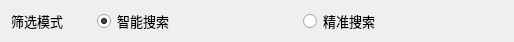
   <widget class="QWidget" name="layoutWidget_13">
    <property name="geometry">
     <rect>
      <x>10</x>
      <y>440</y>
      <width>494</width>
      <height>22</height>
     </rect>
    </property>
    <layout class="QHBoxLayout" name="horizontalLayout_16">
     <item>
      <widget class="QLabel" name="label_14">
       <property name="minimumSize">
        <size>
         <width>80</width>
         <height>20</height>
        </size>
       </property>
       <property name="maximumSize">
        <size>
         <width>80</width>
         <height>20</height>
        </size>
       </property>
       <property name="font">
        <font>
         <pointsize>10</pointsize>
         <bold>false</bold>
         <underline>false</underline>
         <stylestrategy>PreferDefault</stylestrategy>
        </font>
       </property>
       <property name="text">
        <string>筛选模式</string>
       </property>
       <property name="alignment">
        <set>Qt::AlignLeading|Qt::AlignLeft|Qt::AlignVCenter</set>
       </property>
      </widget>
     </item>
     <item>
      <widget class="QRadioButton" name="rb_intelligentSearch">
       <property name="sizePolicy">
        <sizepolicy hsizetype="Expanding" vsizetype="Fixed">
         <horstretch>0</horstretch>
         <verstretch>0</verstretch>
        </sizepolicy>
       </property>
       <property name="minimumSize">
        <size>
         <width>200</width>
         <height>20</height>
        </size>
       </property>
       <property name="maximumSize">
        <size>
         <width>200</width>
         <height>20</height>
        </size>
       </property>
       <property name="font">
        <font>
         <pointsize>10</pointsize>
         <bold>false</bold>
         <underline>false</underline>
         <stylestrategy>PreferDefault</stylestrategy>
        </font>
       </property>
       <property name="text">
        <string>智能搜索</string>
       </property>
       <property name="checked">
        <bool>true</bool>
       </property>
      </widget>
     </item>
     <item>
      <widget class="QRadioButton" name="rb_accurateSearch">
       <property name="sizePolicy">
        <sizepolicy hsizetype="Expanding" vsizetype="Fixed">
         <horstretch>0</horstretch>
         <verstretch>0</verstretch>
        </sizepolicy>
       </property>
       <property name="minimumSize">
        <size>
         <width>200</width>
         <height>20</height>
        </size>
       </property>
       <property name="maximumSize">
        <size>
         <width>200</width>
         <height>20</height>
        </size>
       </property>
       <property name="font">
        <font>
         <pointsize>10</pointsize>
         <bold>false</bold>
         <underline>false</underline>
         <stylestrategy>PreferDefault</stylestrategy>
        </font>
       </property>
       <property name="text">
        <string>精准搜索</string>
       </property>
      </widget>
     </item>
    </layout>
   </widget>
